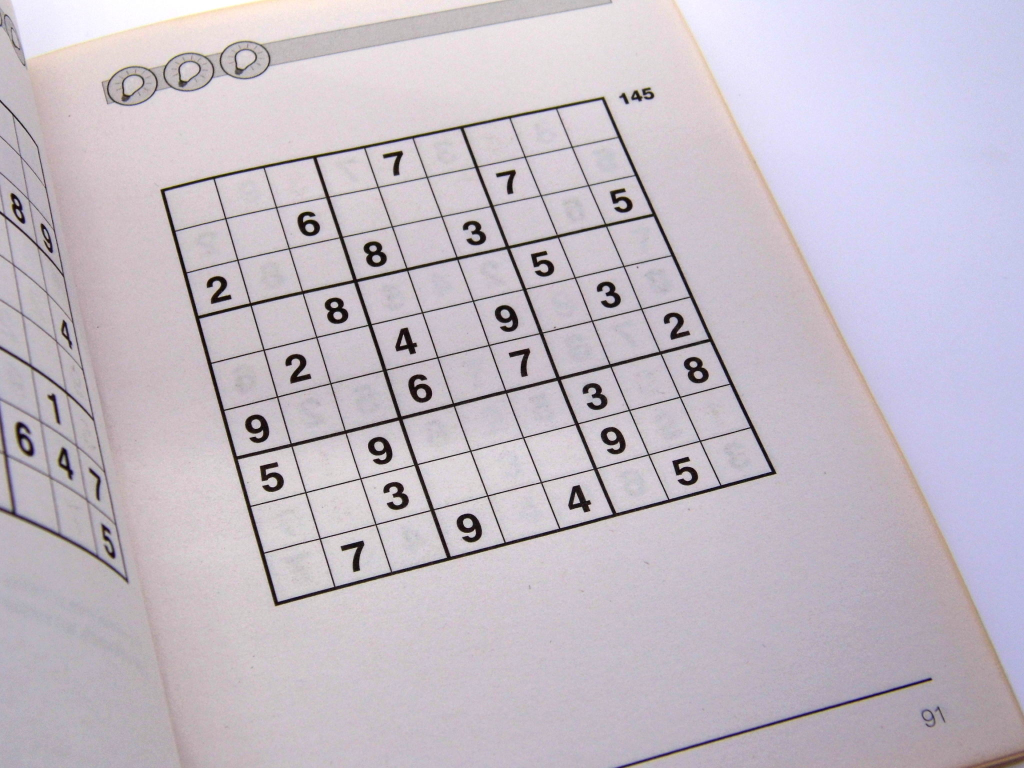
#> input picture data/sudoku_puzzles_book_33.jpg, 2048 x 1536 px (shown at 1/2 size)
$ jupyter execute --allow-errors read_sudoku.ipynb
#> lines starting #> are read from the running program, lines starting #| are printed output that depends on the picture; after the words box and inside, x2 and y2 are one past the last pixel; in counts of white or black regions, pixels touching at a corner belong together
# Sudoku Image Parsing

## Image Preprocessing

Using OpenCV to extract the sudoku grid and further extract each cell separately form a given image. The cells can then be passed to PaddleOCR for recognition.

[cell 1]
import cv2

IM_PATH = "data/sudoku_puzzles_book_33.jpg"

[cell 2]
img = cv2.imread(IM_PATH)
#> img is the input picture: shape (1536, 2048, 3); mean B, G, R 197.8, 187.6, 195.8

def threshold(im):
    gray = cv2.cvtColor(img, cv2.COLOR_BGR2GRAY)
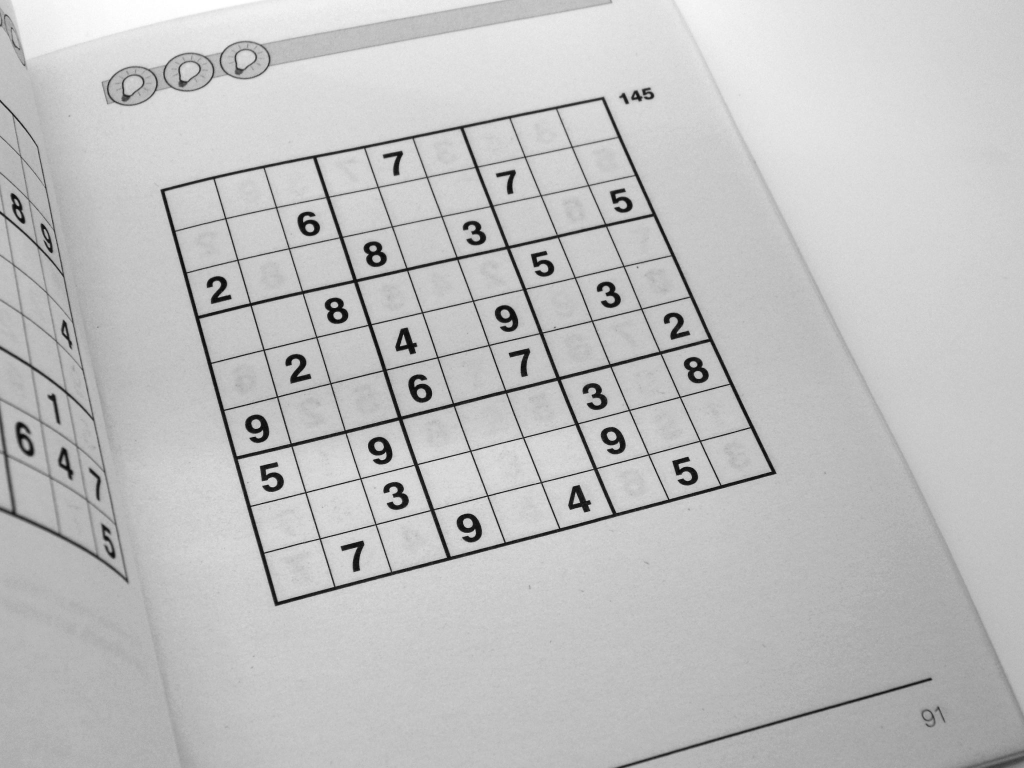
#> gray: shape (1536, 2048) (shown at 1/2 size); min 0, max 255, mean 191.2
    blur = cv2.GaussianBlur(gray, (7, 7), 0)
    return cv2.adaptiveThreshold(
        blur, 255, cv2.ADAPTIVE_THRESH_GAUSSIAN_C,cv2.THRESH_BINARY_INV, 11, 2
    )
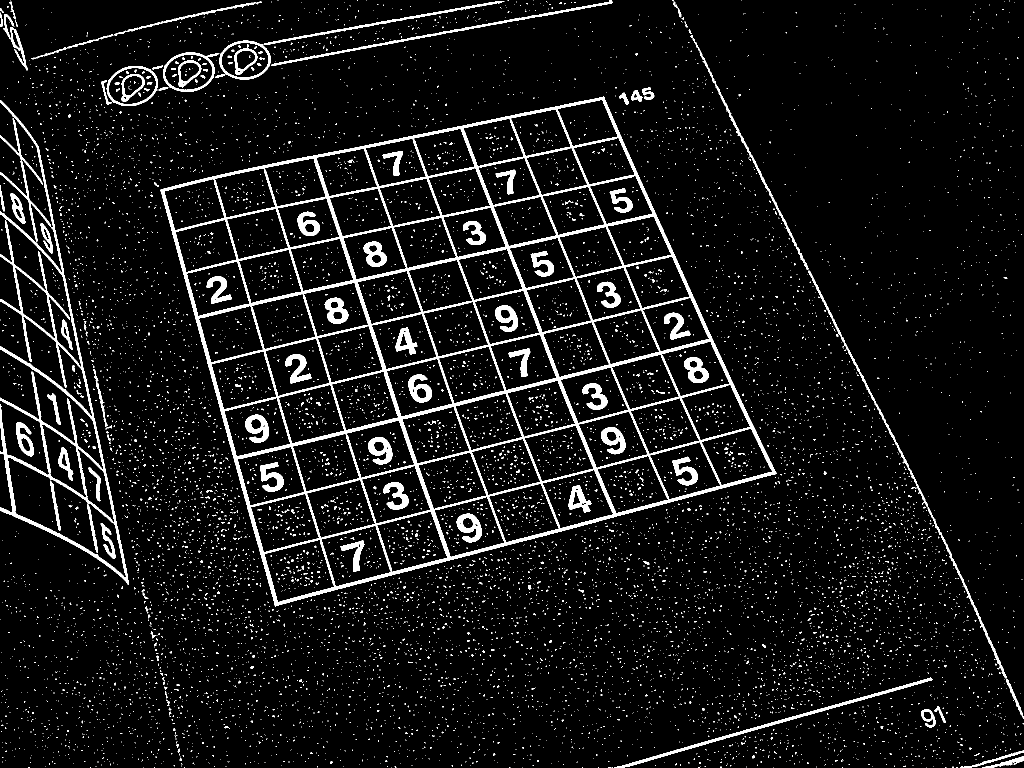
#> returned value: shape (1536, 2048) (shown at 1/2 size); 6.8% white; 11508 white regions (11303 under 20 px)

thresh = threshold(img)

[cell 3]
import matplotlib.pyplot as plt

plt.imshow(thresh)

[cell 4]
import numpy as np

def reorder(points):
    """
    Takes four points from a contour of a square
    and returns them in a consistent order:
      - top-left
      - top-right,
      - bottom-right,
      - bottom-left.
    """
    points = points.reshape((4, 2))
    new_points = np.zeros((4, 2), dtype=np.float32)

    add = points.sum(1)
    new_points[0] = points[np.argmin(add)]  # top-left
    new_points[2] = points[np.argmax(add)]  # bottom-right

    diff = np.diff(points, axis=1)
    new_points[1] = points[np.argmin(diff)]  # top-right
    new_points[3] = points[np.argmax(diff)]  # bottom-left

    return new_points

def extract_grid(img_thresh, side=450):
    # Finding contours for the image
#> called with side = 450
    contours, _ = cv2.findContours(
        img_thresh, cv2.RETR_EXTERNAL, cv2.CHAIN_APPROX_SIMPLE
    )
#> contours = 8600 contours, 8552 with area under 20; largest, box (x1, y1, x2, y2) and area: (321, 193, 1553, 1213) 814026, (0, 200, 258, 1169) 52609, (326, 105, 439, 184) 6352, (213, 132, 316, 212) 6321, (439, 81, 542, 159) 6183
    contour = max(contours, key=cv2.contourArea)
#> contour = contour of 2024 points, box (x1, y1, x2, y2) (321, 193, 1553, 1213), area 814026

    peri = cv2.arcLength(contour, True)  # frame for the sukoku
#> peri = 3899.6

    approx = cv2.approxPolyDP(contour, 0.02 * peri, True)
#> approx = [[1207, 193], [321, 379], [550, 1212], [1552, 947]]
    points = reorder(approx)
#> in reorder, `points = points.reshape((4, 2))`: points has the same summary as approx in extract_grid
#> in reorder, `add = points.sum(1)`: add = [1400, 700, 1762, 2499]
#> in reorder, `diff = np.diff(points, axis=1)`: diff = [-1014, 58, 662, -605]
#> points = [[321, 379], [1207, 193], [1552, 947], [550, 1212]]

    pts1 = np.float32(points)
#> pts1 has the same summary as points
    pts2 = np.float32([[0, 0], [side, 0], [side, side], [0, side]])

    matrix = cv2.getPerspectiveTransform(pts1, pts2)
#> matrix = [[0.487, -0.134, -105.5], [0.133, 0.633, -282.6], [-2.18e-05, 0.000208, 1]]
    warped = cv2.warpPerspective(img, matrix, (side, side))
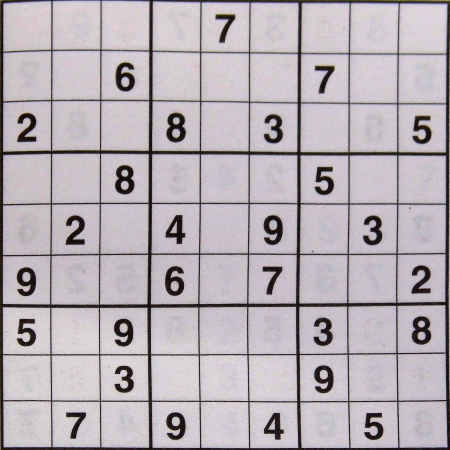
#> warped: shape (450, 450, 3); mean B, G, R 182.2, 175.7, 183.6

    return warped

[cell 5]
grid = extract_grid(thresh)

plt.imshow(grid)

[cell 6]
def read_grid(grid):
    """
    Extracts each cell from the grid.
    """
    digits = []

    cell_h = grid.shape[0] // 9
#> cell_h = 50
    cell_w = grid.shape[1] // 9
#> cell_w = 50

    for i in range(9):
        for j in range(9):
            y1, y2 = i * cell_h, (i + 1) * cell_h
            x1, x2 = j * cell_w, (j + 1) * cell_w
            cell = grid[y1:y2, x1:x2]
            digits.append(cell)

    return digits

[cell 7]
for i, cell in enumerate(read_grid(grid)):
    plt.subplot(9, 9, i+1)
    plt.imshow(cell)
#> this loop made 81 passes
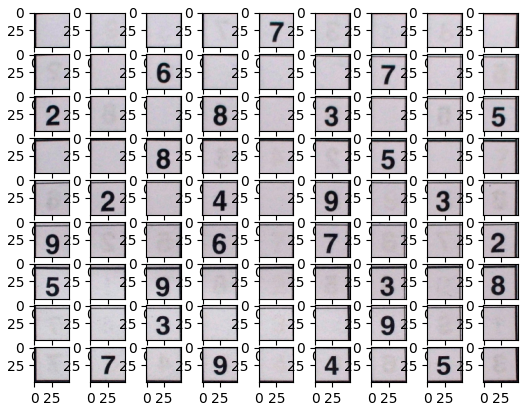
#> figure drawn by matplotlib, 81 panels

## Optical Character Recognition

Here I need a fast and precise model. Its task is simple (recognize single digits), but it needs to be able to do this task very well.

I chose PaddleOCR for its high accuracy.

[cell 8]
from paddleocr import PaddleOCR

digits = read_grid(grid)
#> digits = 81 items

plt.imshow(digits[1])
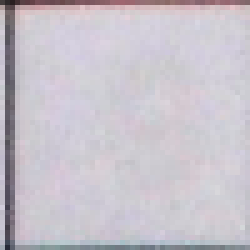
#> shown: shape (50, 50, 3) (shown 5 times larger); mean R, G, B 199.5, 194.4, 203.1

#> (a cell that did not finish here is left out)

#> (a cell that did not finish here is left out)

[cell 11]
probs = []
#> (the rest of this cell did not finish here and is left out)

[cell 12]
plt.imshow(grid)

#> (a cell that did not finish here is left out)

### Single digit approach fails

I tried to maintain the grid's structure by predicting one cell at a time. This was a bad idea for several reasons.

- It's terribly inefficient
- Using PaddleOCR to predict single digits borders to misusage

The model is actually amazingly accurate, but not trained for single digit recogintion. You can't blame it for mispredicting some 9's as 6's. The model probably learned to distinguish between a `9` and a `6` depending on its surroundings. It's still amazing how well it did on single digit recognition.

Looking at the result it produces on the whole image, it gets everthing correct.

Now I just need a way to tell where in the grid the populated cells are.

## Using standard deviation to distinguish empty from populated cells

A straightforward and efficient way to assess whether a cell is empty is to compute its standard deviation. A blank cell will have low standard deviation.

[cell 14]
digits = read_grid(grid)
